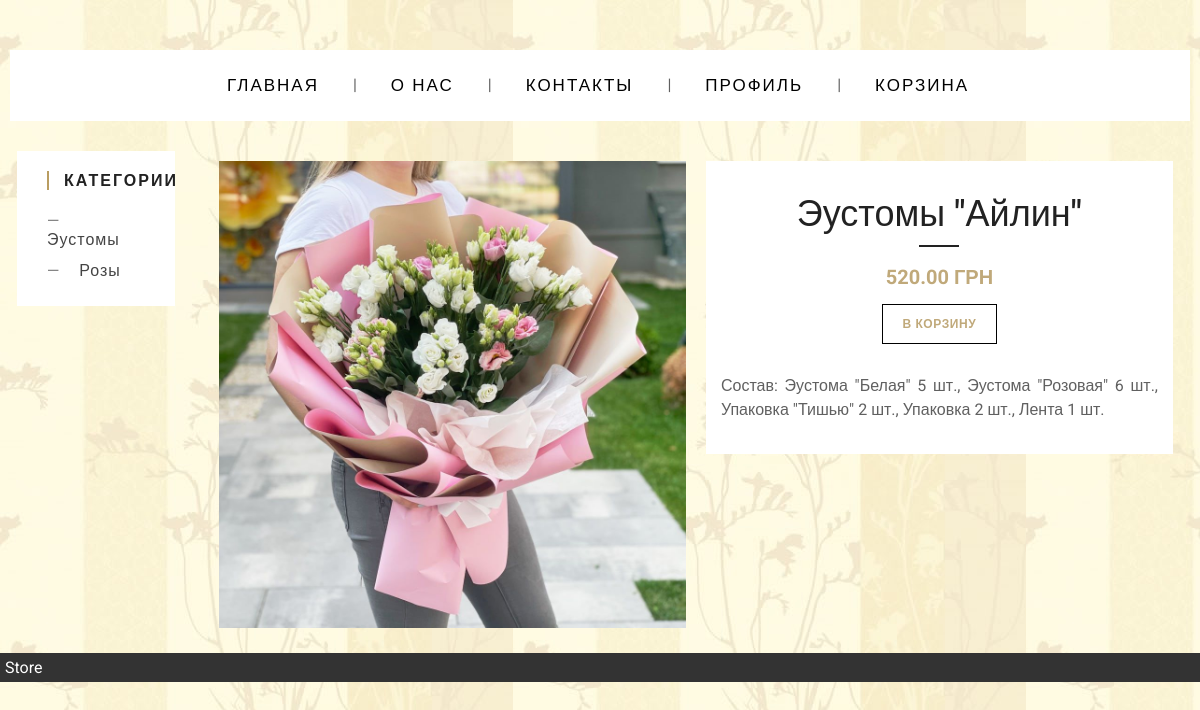
Screenshot of /product_detail/eustomy-ajlin with the database file from the repository.
### main/models.py (models this page shows, shortened)
class Category(models.Model):
    category_title = models.CharField(max_length=50)
    slug = models.SlugField(null=True)

class Image(models.Model):
    image = models.ImageField(upload_to='images/')
    product_title = models.CharField(max_length=100)

class Product(models.Model):
    product_title = models.CharField(max_length=100)
    price = models.DecimalField(max_digits=10, decimal_places=2)
    description = models.TextField()
    slug = models.SlugField(null=True)
    image = models.ManyToManyField(Image)
    category = models.ForeignKey(Category, null=True, on_delete=models.SET_NULL)

### main/views.py (the view)
# urls.py: path('product_detail/<slug:slug>', views.product_detail, name='product_detail'),
def product_detail(request, slug):  # shows details about chosen product
    product = get_object_or_404(Product, slug=slug)
    categories = Category.objects.all()
    context = {'product': product,
               'categories': categories,
               }
    return render(request, 'main/product_detail.html', context)

### main/templates/main/product_detail.html (shortened to what this page needs)
{% extends 'main/index.html'%}
{% load static %}
{% block content %}
<link rel="stylesheet" href="https://cdnjs.cloudflare.com/ajax/libs/font-awesome/4.4.0/css/font-awesome.css">
<link rel="stylesheet" href="{% static 'css/slider.css' %}" type="text/css" media="screen">
<link rel="stylesheet" href="{% static 'css/product_detail.css' %}" type="text/css" media="screen">
<link rel="stylesheet" href="{% static 'css/button_cart.css' %}" type="text/css" media="screen">
<div class="row">
  <div class="column">
    <ul class="bxslider">
        {% for img in product.image.all %}
        <li><img src="{{img.image.url}}"/></li>
        {% endfor %}
</ul>
  </div>
  <div class="column">
  <div class="container">
    <div class="post">
        <div class="post-header">
            <h1>{{product.product_title}}</h1>
            <div class="post-meta">
                <span class="product-price">{{product.price}} грн</span>
                <br><br>
                <button class="button-3">В корзину</button>
            </div>
        </div>
        <div class="post-content">
            <p>
                {{product.description}}
            </p>
        </div>
    </div>
</div>
  </div>
</div>
{% endblock %}

### main/templates/main/sidebar.html (shortened to what this page needs)
{% load static %}
<link rel="stylesheet" href="{% static 'css/sidebar.css' %}" type="text/css" media="screen">
<div class="widget">
  <h3 class="widget-title">Категории</h3>
{% for category in categories %}
  <ul class="widget-list">
    <li><a href="{% url 'category_product_list' category.slug %}"> {{category.category_title}} </a></li>
  </ul>
{% endfor %}
</div>

### static/css/base.css (style rules this page uses)
body { font-family: 'Roboto', sans-serif; margin: 0; }
h1 { font-size: 36px; margin: 0; color: #fc6; }

### static/css/sidebar.css (style rules this page uses)
* { box-sizing: border-box; margin: 0; }
.widget { padding: 20px 30px; background: white; font-family: 'Roboto', sans-serif; }
.widget-title { text-transform: uppercase; letter-spacing: 2px; color: #222; font-size: 16px; padding-left: 15px; margin-bottom: 15px; border-left: 2px solid #b99d61; }
.widget-list { padding: 0; list-style: none; }
.widget-list a:before { content: "\2014"; margin-right: 14px; }
.widget-list a { text-decoration: none; outline: none; display: block; padding: 6px 0; letter-spacing: 1px; font-weight: 300; color: #444; transition: .3s linear; }

### static/css/slider.css (style rules this page uses)
* { box-sizing: border-box; }
ul { margin: 0; padding: 0; list-style: none; }
.bx-wrapper img { width: 100%; max-width: 100%; display: block; }

### static/css/product_detail.css (style rules this page uses)
* { box-sizing: border-box; }
.column { float: left; width: 50%; padding: 10px; }
.row:after { content: ""; display: table; clear: both; }
body { font-family: 'Roboto', sans-serif; color: #606060; font-size: 14px; }
.container { padding: 0 15px; background: white; }
.post { padding: 2em 0 1em; }
.post h1 { color: #222; font-weight: 500; margin-bottom: 30px; }
.post-header { text-align: center; }
.post-meta { margin-bottom: 30px; display: inline-block; position: relative; text-transform: uppercase; font-size: .8em; }
.post-meta:before { content: ""; position: absolute; top: -20px; left: 50%; transform: translateX(-50%); width: 40px; height: 2px; background: #222; }
p { line-height: 1.5; margin-bottom: 1em; text-align: justify; }
@media (min-width: 768px) { body { font-size: 16px; } }
.product-price { font-size: 20px; color: #c0a97a; font-weight: 700; }

### static/css/button_cart.css (style rules this page uses)
.button-3 { display: inline-flex; align-items: center; font-size: 12px; letter-spacing: .05em; font-weight: 600; text-transform: uppercase; padding: 12px 20px; font-family: 'Roboto', sans-serif; color: #c0a97a; background: white; border: 1px solid black; cursor: pointer; transition: .3s linear; }
.button-3:after { font-family: Linearicons-Free; speak: none; font-style: normal; font-weight: 400; font-variant: normal; text-transform: none; line-height: 1; -webkit-font-smoothing: antialiased; -moz-osx-font-smoothing: grayscale; font-size: 16px; margin-left: 30px; padding-left: 20px; border-left: 1px solid black; }

### rows the page displays
Category: category_title "Эустомы"
Category: category_title "Розы"
Image: image (picture)
Product: product_title "Эустомы \"Айлин\"", price "520.00", description "Состав: Эустома \"Белая\" 5 шт., Эустома \"Розовая\" 6 шт., Упаковка \"Тишью\" 2 шт., Упаковка 2 шт., Лента 1 шт."
